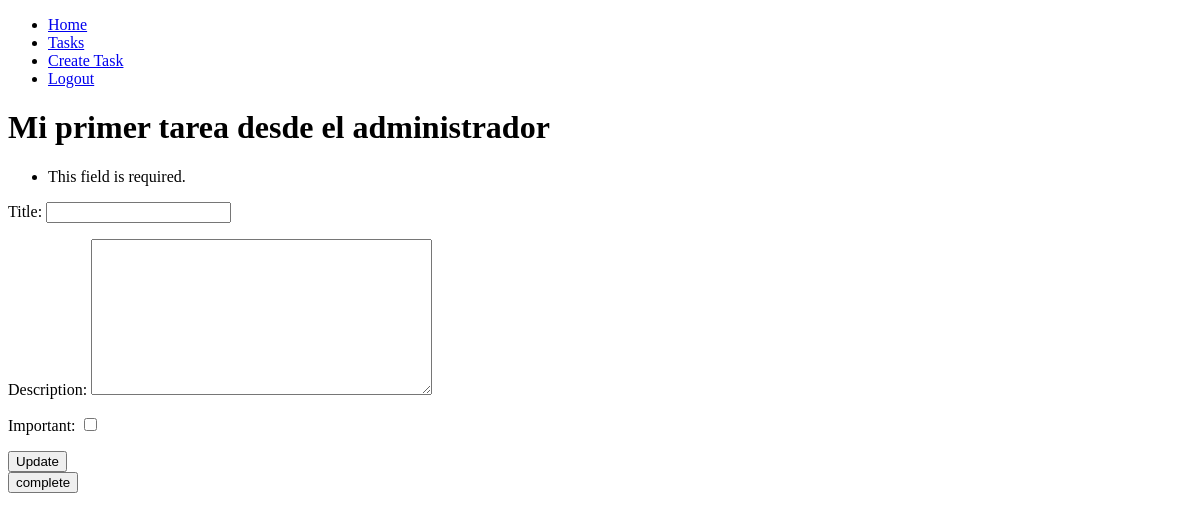
Page /tasks/1/ (signed in) on the earlier database version.
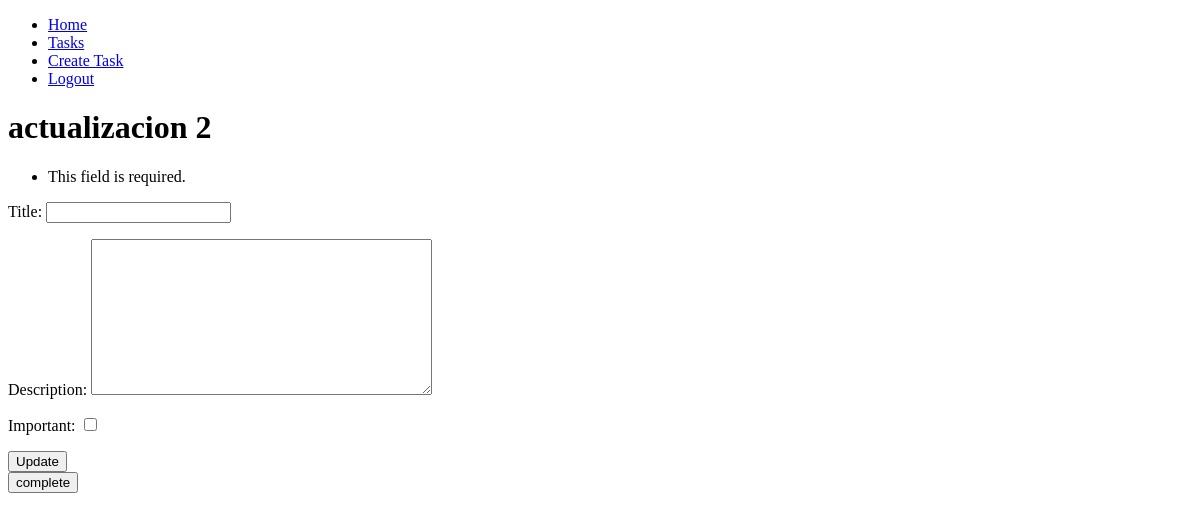
Same page on the later database version.
### tasks/models.py (models this page shows, shortened)
class Task(models.Model):
    title = models.CharField(max_length=200)
    description = models.TextField(blank=True)
    created = models.DateTimeField(auto_now_add=True)
    datecompleted = models.DateTimeField(null=True, blank=True)
    important = models.BooleanField(default=False)
    user = models.ForeignKey(User, on_delete=models.CASCADE)

### tasks/views.py (the view)
# urls.py: path('tasks/<int:task_id>/',views.task_detail, name = 'task_detail'),
def task_detail(request, task_id):
    if request == 'GET':
        task = get_object_or_404(Task, pk=task_id, user = request.user)
        form = TaskForm(instance=task)
        return render(request, 'task_detail.html', {
            'task': task,
            'form': form
        })
    else:
        try:
            task = get_object_or_404(Task, pk=task_id, user = request.user)
            form = TaskForm(request.POST, instance=task)
            form = TaskForm(request.POST, instance=task)
            if form.is_valid():
                form.save()
                return redirect('tasks')  # Redirige a la lista de tareas
            else:
                return render(request, 'task_detail.html', {
                    'task': task,
                    'form': form,  # Muestra errores en el formulario
                })
        except ValueError:
            return render(request, 'task_detail.html', {
                'task': task,
                'form': form,
                'error': "Error updating task"
            })

### tasks/forms.py
class TaskForm(ModelForm):
    class Meta:
        model = Task
        fields = ['title','description','important']

### tasks/templates/task_detail.html (shortened to what this page needs)
{% extends 'base.html' %}
{% block content %}
    <h1>{{task.title}}</h1>
    <form method="POST">
        {{form.as_p}}
        <button>
            Update
        </button>
    </form>
    <form action="{% url 'complete_task' task.id %}" method="POST">
    <button>
        complete
    </button>
    </form>
{% endblock %}

Differences in the rows shown:
changed Task: title "Mi primer tarea desde el administrador" → "actualizacion 2"
